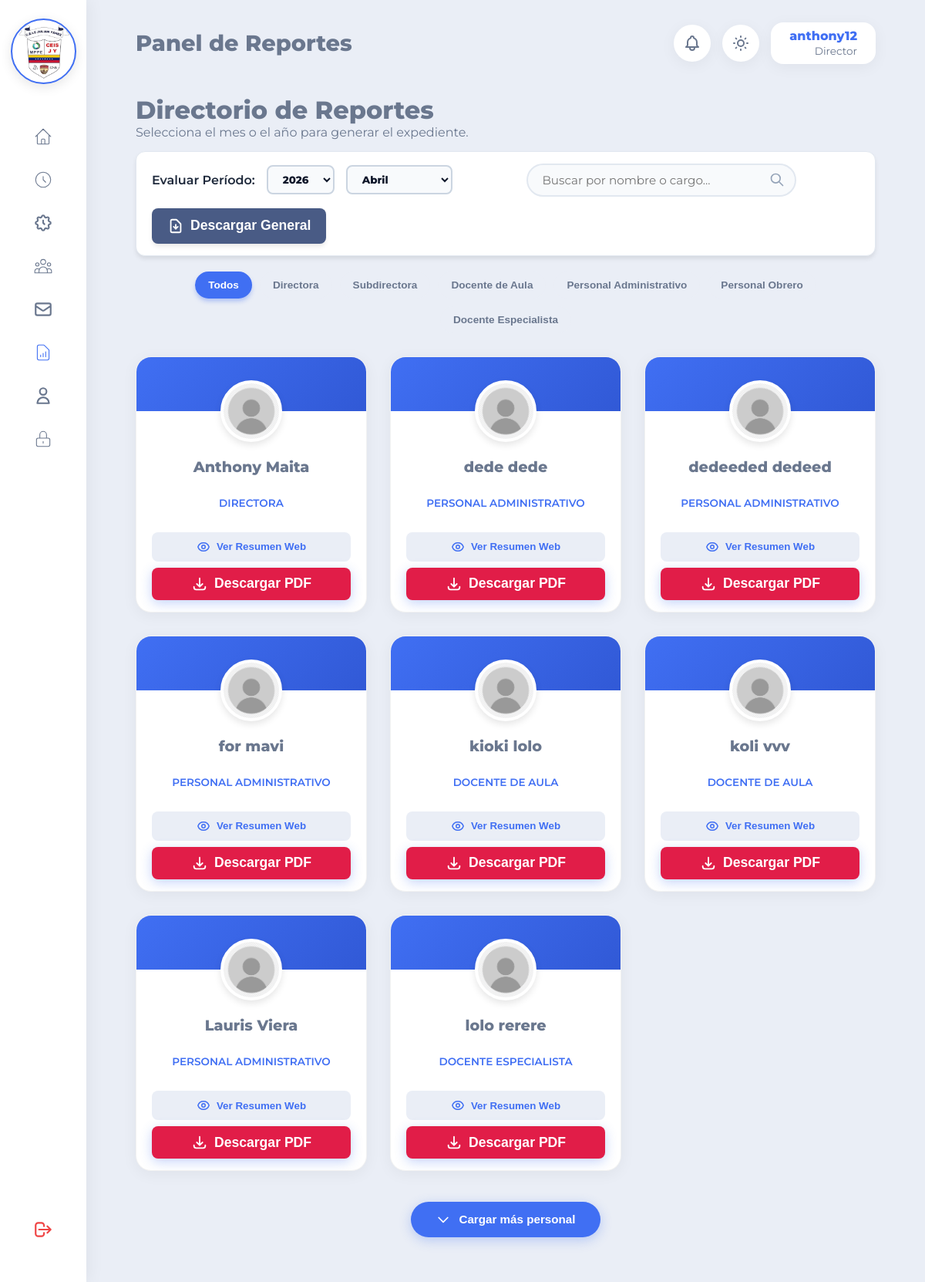
The page /vistas/reportes.php (signed in) on the database as committed earlier.
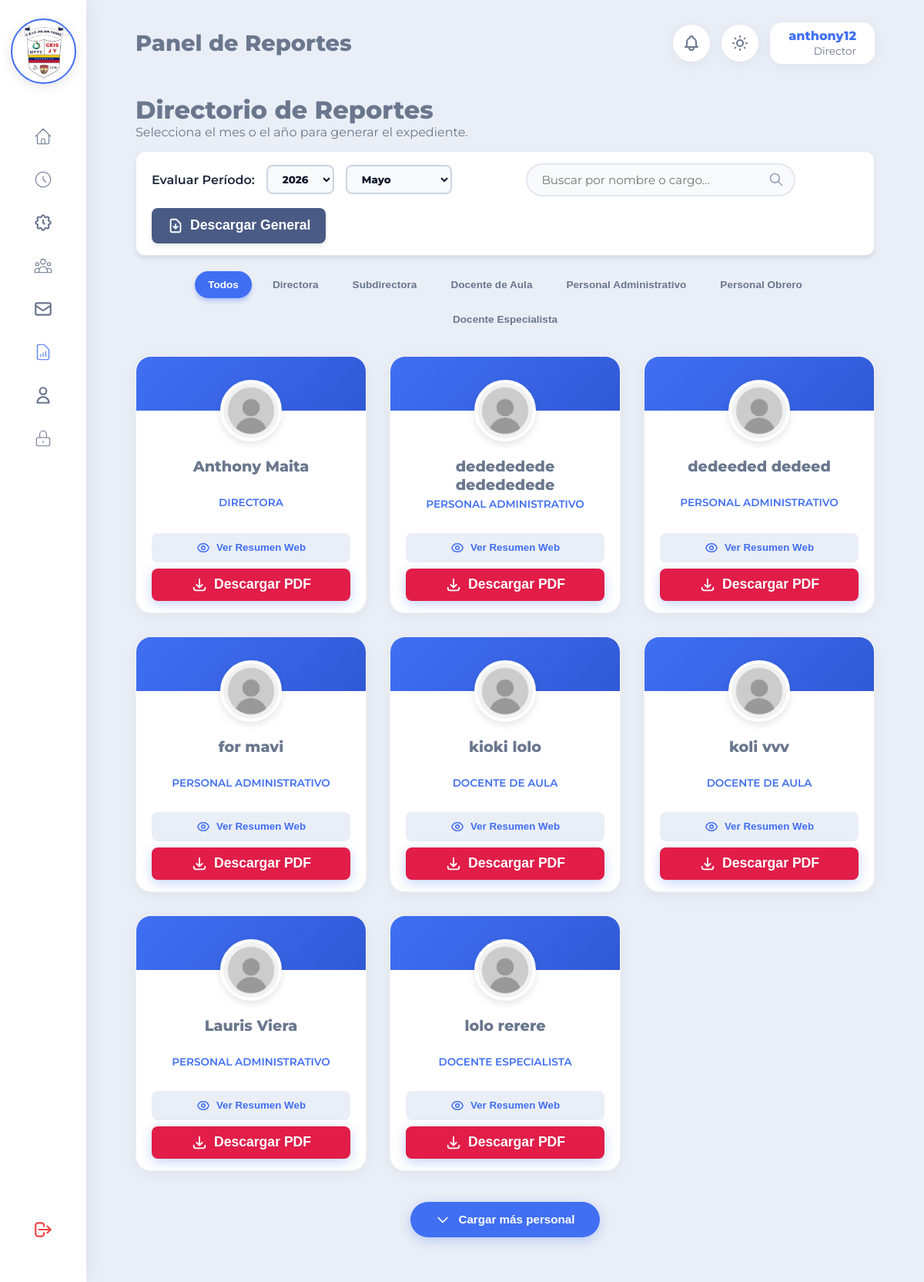
The same page on the database as committed later.
### tables this page shows
CREATE TABLE `personal` (
  `id_personal` int(11) NOT NULL AUTO_INCREMENT,
  `cedula` varchar(15) NOT NULL,
  `nombres` varchar(100) NOT NULL,
  `apellidos` varchar(100) NOT NULL,
  `foto_perfil` varchar(255) NOT NULL DEFAULT 'default.png',
  `telefono` varchar(20) NOT NULL,
  `id_cargo` int(11) NOT NULL,
  `id_usuario` int(11) NOT NULL,
  `hora_entrada_personalizada` time DEFAULT NULL,
  `hora_salida_personalizada` time DEFAULT NULL,
  `fecha_ingreso` date DEFAULT curdate(),
  PRIMARY KEY (`id_personal`),
  UNIQUE KEY `cedula_unica` (`cedula`),
  KEY `fk_personal_cargo` (`id_cargo`),
  KEY `fk_personal_usuario` (`id_usuario`),
  CONSTRAINT `fk_personal_cargo` FOREIGN KEY (`id_cargo`) REFERENCES `cargos` (`id_cargo`) ON UPDATE CASCADE,
  CONSTRAINT `fk_personal_usuario` FOREIGN KEY (`id_usuario`) REFERENCES `usuarios` (`id_usuario`) ON DELETE CASCADE ON UPDATE CASCADE
);

CREATE TABLE `cargos` (
  `id_cargo` int(11) NOT NULL AUTO_INCREMENT,
  `nombre_cargo` varchar(100) NOT NULL,
  PRIMARY KEY (`id_cargo`)
);

### vistas/reportes.php (the view, shortened to what the changed rows need)
<?php
require_once '../configuracion/conexion.php';
$id_rol = $_SESSION['id_rol'];
$es_directivo = ($id_rol == 1 || $id_rol == 2);
if ($es_directivo) {
    $stmt_fechas = $conexion->query("SELECT DISTINCT YEAR(fecha) as anio, MONTH(fecha) as mes FROM asistencias ORDER BY anio DESC, mes DESC");
}
$fechas_bd = $stmt_fechas->fetchAll(PDO::FETCH_ASSOC);
$anios_disponibles = [];
foreach ($fechas_bd as $f) {
    if (!in_array($f['anio'], $anios_disponibles)) {
        $anios_disponibles[] = $f['anio'];
    }
}
if ($es_directivo) {
    $sql_personal = "
        SELECT p.id_personal, p.nombres, p.apellidos, p.foto_perfil, p.id_cargo, c.nombre_cargo
        FROM personal p
        INNER JOIN cargos c ON p.id_cargo = c.id_cargo
        INNER JOIN usuarios u ON p.id_usuario = u.id_usuario
        WHERE u.estado = 'Activo'
        ORDER BY p.nombres ASC";
    $stmt_personal = $conexion->query($sql_personal);
}
$lista_personal = $stmt_personal->fetchAll(PDO::FETCH_ASSOC);
?>
<!DOCTYPE html>
<html lang="es" data-theme="light">
<head>
    <link rel="stylesheet" href="../recursos/css/principal.css?v=<?php echo time(); ?>">
</head>
<body>
    <div class="contenedor-principal">
        <main class="contenido">
            <div class="cabecera-personal" style="margin-block-end: 15px;">
                <div>
                    <h1><?php echo $es_directivo ? 'Directorio de Reportes' : 'Mi Reporte Mensual'; ?></h1>
                </div>
            </div>
            <div class="contenedor-filtros-globales" <?php if(!$es_directivo) echo 'style="justify-content: flex-start;"'; ?>>
                <div class="grupo-selectores">
                    <span style="font-weight: 600;">Evaluar Período:</span>
                    <select id="anio_global">
                        <?php if(empty($anios_disponibles)): ?>
                            <option value="<?php echo date('Y'); ?>"><?php echo date('Y'); ?></option>
                        <?php else: ?>
                            <?php foreach($anios_disponibles as $a): ?>
                                <option value="<?php echo $a; ?>"><?php echo $a; ?></option>
                            <?php endforeach; ?>
                        <?php endif; ?>
                    </select>
                    <select id="mes_global"></select>
                </div>
            </div>
            <div class="grid-perfiles" id="directorio-personal">
                <?php foreach ($lista_personal as $emp): ?>
                    <div class="tarjeta-perfil item-filtrable" data-cargo="<?php echo $emp['id_cargo']; ?>">
                        <div class="contenedor-avatar" style="margin-block-start: -40px; inline-size: 80px; block-size: 80px;">
                            <img src="../recursos/img/perfiles/<?php echo htmlspecialchars($emp['foto_perfil']); ?>" alt="Foto">
                        </div>
                        <div class="info-perfil" style="padding-block-start: 10px;">
                            <h3 class="nombre-empleado"><?php echo htmlspecialchars($emp['nombres'] . ' ' . $emp['apellidos']); ?></h3>
                            <span class="cargo-empleado"><?php echo htmlspecialchars($emp['nombre_cargo']); ?></span>
                            <div class="acciones-perfil">
                                <button onclick="abrirResumen(<?php echo $emp['id_personal']; ?>, '<?php echo addslashes($emp['nombres'] . ' ' . $emp['apellidos']); ?>', '<?php echo addslashes($emp['nombre_cargo']); ?>')" class="btn-editar-horario" style="inline-size: 100%; display: flex; align-items: center; justify-content: center; gap: 8px; padding: 10px; border-radius: 8px; font-weight: bold; cursor: pointer;">
                                    Ver Resumen Web
                                </button>
                                <button onclick="descargarPDF(<?php echo $emp['id_personal']; ?>)" class="btn-guardar" style="inline-size: 100%; display: flex; align-items: center; justify-content: center; gap: 8px; border-radius: 8px; background-color: #e11d48; color: white; border: none; padding: 10px; font-weight: bold; cursor: pointer; transition: 0.2s;">
                                    <svg xmlns="http://www.w3.org/2000/svg" width="18" height="18" fill="none" viewBox="0 0 24 24" stroke="currentColor"><path stroke-linecap="round" stroke-linejoin="round" stroke-width="2" d="M4 16v1a3 3 0 003 3h10a3 3 0 003-3v-1m-4-4l-4 4m0 0l-4-4m4 4V4" /></svg>
                                    Descargar PDF
                                </button>
                            </div>
                        </div>
                    </div>
                <?php endforeach; ?>
            </div>
        </main>
    </div>
</body>
</html>

Rows that differ between the two databases and show on the page:
changed personal: nombres+apellidos "dede dede" → "dedededede dedededede"
Other text that changed with them:
form field value: "Abril" → "Mayo"
